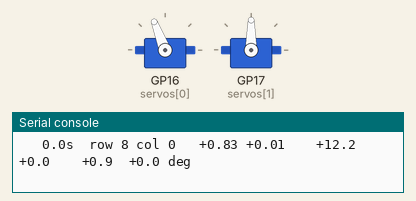
This program was run on a simulated Raspberry Pi Pico running MicroPython. On the bench: 2 × servo, the last lines printed to the serial console. Random numbers come from a fixed seed; the interpreter's speed is modelled, so counts of loop turns are approximate; servo angles are drawn from the pulse width (0.5 ms = 0°, 2.5 ms = 180°). At 20.0 s the program stops and its outputs stay as they are.

Above: at 0.17 s.
At 5.66 s:
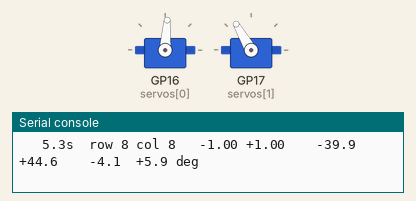
At 10.54 s:
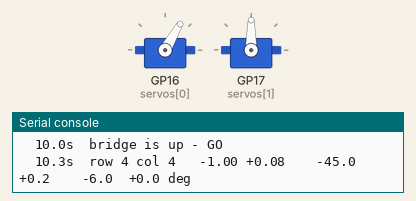
At 20.1 s:
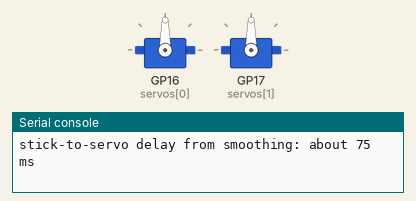
Timing chart, 0 to 21.5 s (numbered marks = the images above):
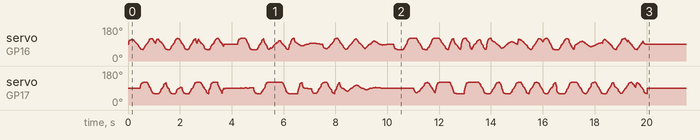

The program:

game_sim.py
```python
"""Labyrinth test run with fake input.

A pretend player steers a simulated ball from START to the 5-coin hole.
Its "joystick" goes through exactly the same control steps as
joystick_servos.py (deadzone, expo, smoothing, swing), and the real
servos move just as they would in the game.

Runs two ways
  Pico (Thonny, F5): the servos on GP16 (X) and GP17 (Y) move in real time
      while the Shell tells you what the player and the ball are doing.
  Computer (python3 game_sim.py [careful|reckless]): no servos, finishes
      instantly, prints the same story - handy for checking timings.

Wiring: same as servo_test.py, USB power only. Servo 2's white wire goes to
GP17 (pin 22); its red and black share pins 40 and 38. One servo is fine too.
The ball is simulated from the board tilt - nothing is actually rolling.
"""
import math
import random
import sys
import time

try:
    from machine import Pin, PWM
    ON_PICO = True
except ImportError:
    ON_PICO = False

# ---- the maze: a copy of MAZE in ../make_labyrinth.py (keep them the same)
MAZE = """
+---+---+---+---+---+---+---+---+---+
|       |               | 3 | X | 5 |
+   +   +   +---+   +---+   +   +   +
|   |       |   |   | 1 |       |   |
+   +   +---+   +   +   +   +   +   +
|   |           |           |       |
+   +---+---+---+---+---+---+---+---+
|   |       |                       |
+   +   +---+---+---+---+   +---+   +
|   |             T         | X     |
+   +---+   +---+---+---+   +---+   +
|           | X                 |   |
+---+---+---+---+---+---+---+---+   +
| X                 |           |   |
+---+   +---+   +---+   +---+   +   +
|       |   |   | X |   |   |   |   |
+---+   +   +   +   +   +   +   +   +
| S         |               |       |
+---+---+---+---+---+---+---+---+---+
"""
BOARD, T, N = 11.5, 0.125, 9         # inches, same as make_labyrinth.py
PITCH = (BOARD - T) / N
R = 0.3125                           # ball radius (5/8 in ball)
HOLE_D = {"5": 0.75, "3": 0.875, "1": 1.0, "X": 0.875}
COINS = {"5": 5, "3": 3, "1": 1, "X": 0}
TRAP_HALF = 0.5                      # trapdoor opening is 1 in square
BRIDGE_UP_S, BRIDGE_DOWN_S = 3.0, 2.0

# ---- control settings: the same numbers as joystick_servos.py
SWING, DEADZONE, EXPO, SMOOTH, LOOP_MS = 45.0, 0.06, 0.5, 0.4, 15
TRIM_X = TRIM_Y = 0.0
MIN_US, MAX_US, RANGE_DEG = 500, 2500, 270

# ---- mechanism and physics guesses
HORN_R, ARM_L = 0.5, 3.4      # pushrod on the 1/2 in horn hole, 3.4 in from pivot
SERVO_DEG_S = 400.0           # how fast the servo turns
G = 386.1                     # gravity, in/s^2
ROLL_DRAG = 3.0               # rolling resistance, in/s^2
BOUNCE = 0.3                  # share of speed kept after hitting a wall

# ---- the pretend player: top speed (in/s), reaction time (s), shakiness
PLAYERS = {"careful": (4.0, 0.25, 0.04), "reckless": (11.0, 0.15, 0.08)}
PLAYER = "reckless"
TIME_LIMIT_S = 180


# --------------------------------------------------------------- the maze
def parse(text):
    rows = text.strip("\n").split("\n")
    hw, vw, feat = set(), set(), {}
    for i in range(N + 1):
        for j in range(N):
            if rows[2 * i][4 * j + 1:4 * j + 4] == "---":
                hw.add((i, j))
    for i in range(N):
        for j in range(N + 1):
            if rows[2 * i + 1][4 * j] == "|":
                vw.add((i, j))
        for j in range(N):
            c = rows[2 * i + 1][4 * j + 2]
            if c != " ":
                feat[(i, j)] = c
    return hw, vw, feat


HW, VW, FEAT = parse(MAZE)


def gx(j):
    return T / 2 + j * PITCH


def gy(i):
    return BOARD - T / 2 - i * PITCH


def centre(cell):
    return gx(cell[1]) + PITCH / 2, gy(cell[0]) - PITCH / 2


def cell_of(x, y):
    j = int((x - T / 2) / PITCH)
    i = int((BOARD - T / 2 - y) / PITCH)
    return min(max(i, 0), N - 1), min(max(j, 0), N - 1)


def neighbours(cell):
    i, j = cell
    out = []
    if i > 0 and (i, j) not in HW:
        out.append((i - 1, j))
    if i < N - 1 and (i + 1, j) not in HW:
        out.append((i + 1, j))
    if j > 0 and (i, j) not in VW:
        out.append((i, j - 1))
    if j < N - 1 and (i, j + 1) not in VW:
        out.append((i, j + 1))
    return out


def route(start, goal):
    prev, todo = {start: None}, [start]
    while todo:
        c = todo.pop(0)
        if c == goal:
            break
        for nb in neighbours(c):
            if nb not in prev:
                prev[nb] = c
                todo.append(nb)
    path, c = [], goal
    while c is not None:
        path.append(c)
        c = prev[c]
    path.reverse()
    return path


def find(f):
    for c in FEAT:
        if FEAT[c] == f:
            return c
    return None


START, GOAL, TRAP = find("S"), find("5"), find("T")
PATH = route(START, GOAL)
ON_PATH = {c: k for k, c in enumerate(PATH)}
HOLES = [(centre(c)[0], centre(c)[1], HOLE_D[f] / 2, f)
         for c, f in FEAT.items() if f in HOLE_D]


def run_end(k):
    """Index of the last cell of the straight run that starts at PATH[k]."""
    if k >= len(PATH) - 1:
        return len(PATH) - 1
    di, dj = PATH[k + 1][0] - PATH[k][0], PATH[k + 1][1] - PATH[k][1]
    m = k + 1
    while (m + 1 < len(PATH) and PATH[m + 1][0] - PATH[m][0] == di
           and PATH[m + 1][1] - PATH[m][1] == dj):
        m += 1
    return m


# ------------------------------------------------- controls and mechanism
def shape(v):
    """Deadzone + expo, exactly as in joystick_servos.py."""
    if abs(v) < DEADZONE:
        return 0.0
    sign = 1 if v > 0 else -1
    v = (abs(v) - DEADZONE) / (1 - DEADZONE)
    return sign * ((1 - EXPO) * v + EXPO * v ** 3)


def board_tilt(servo_deg):
    """Servo angle -> board tilt (degrees) through the pushrod linkage."""
    s = HORN_R / ARM_L * math.sin(servo_deg * math.pi / 180)
    return math.asin(s) * 180 / math.pi


def clamp(v, lo, hi):
    return lo if v < lo else hi if v > hi else v


if ON_PICO:
    servos = [PWM(Pin(16)), PWM(Pin(17))]
    for s in servos:
        s.freq(50)


def go(axis, angle):
    if ON_PICO:
        us = (MIN_US + MAX_US) / 2 + angle * (MAX_US - MIN_US) / RANGE_DEG
        servos[axis].duty_ns(int(clamp(us, MIN_US, MAX_US) * 1000))


# ---------------------------------------------------------------- physics
def collide(x, y, vx, vy):
    i, j = cell_of(x, y)
    if (i, j + 1) in VW and x > gx(j + 1) - T / 2 - R:
        x, vx = gx(j + 1) - T / 2 - R, -vx * BOUNCE
    if (i, j) in VW and x < gx(j) + T / 2 + R:
        x, vx = gx(j) + T / 2 + R, -vx * BOUNCE
    i, j = cell_of(x, y)
    if (i, j) in HW and y > gy(i) - T / 2 - R:
        y, vy = gy(i) - T / 2 - R, -vy * BOUNCE
    if (i + 1, j) in HW and y < gy(i + 1) + T / 2 + R:
        y, vy = gy(i + 1) + T / 2 + R, -vy * BOUNCE
    return x, y, vx, vy


def roll(x, y, vx, vy, tilt_x, tilt_y, dt):
    ax = 5 / 7 * G * math.sin(tilt_x * math.pi / 180)
    ay = 5 / 7 * G * math.sin(tilt_y * math.pi / 180)
    speed = math.sqrt(vx * vx + vy * vy)
    if speed > ROLL_DRAG * dt:
        ax -= ROLL_DRAG * vx / speed
        ay -= ROLL_DRAG * vy / speed
    elif abs(ax) < ROLL_DRAG and abs(ay) < ROLL_DRAG:
        return x, y, 0.0, 0.0                 # too flat to start rolling
    vx += ax * dt
    vy += ay * dt
    return collide(x + vx * dt, y + vy * dt, vx, vy)


def fell_in(x, y, speed, t):
    for hx, hy, hr, f in HOLES:
        dx, dy = x - hx, y - hy
        if dx * dx + dy * dy < (hr - 0.03) ** 2 and speed < 25:
            return f
    if TRAP is not None:
        tx, ty = centre(TRAP)
        if (abs(x - tx) < TRAP_HALF - 0.05 and abs(y - ty) < TRAP_HALF - 0.05
                and not bridge_up(t)):
            return "T"
    return None


def bridge_up(t):
    return t % (BRIDGE_UP_S + BRIDGE_DOWN_S) < BRIDGE_UP_S


def bridge_left(t):
    return BRIDGE_UP_S - t % (BRIDGE_UP_S + BRIDGE_DOWN_S)


# ------------------------------------------------------------- the game
def play(player):
    vmax, react_s, shaky = PLAYERS[player]
    random.seed(1)
    dt = LOOP_MS / 1000
    x, y = centre(START)
    vx = vy = 0.0
    seen = [(x, y, vx, vy)] * max(1, int(react_s / dt))   # reaction delay
    fx = fy = 0.0                    # smoothed stick
    sv = [TRIM_X, TRIM_Y]            # where the servos actually are
    k, t, last_cell, waiting = 0, 0.0, None, False
    swing_seen, tilt_seen = 0.0, 0.0
    go(0, TRIM_X)
    go(1, TRIM_Y)
    print("%s player | top speed %.0f in/s, reaction %.2f s | route %d cells"
          % (player, vmax, react_s, len(PATH)))
    print("  time   cell       stick x/y      servo x/y      board tilt x/y")
    result = None
    while t < TIME_LIMIT_S:
        t0 = time.ticks_ms() if ON_PICO else 0

        # --- the player looks at where the ball was a moment ago
        ox, oy, ovx, ovy = seen.pop(0)
        cell = cell_of(ox, oy)
        if cell in ON_PATH and ON_PATH[cell] >= k - 1:
            k = ON_PATH[cell]
        m = run_end(k)
        if TRAP is not None and TRAP in ON_PATH:
            ti = ON_PATH[TRAP]
            cross_s = 2.5 * PITCH / vmax + 0.4
            if k < ti <= m and not (bridge_up(t) and bridge_left(t) > cross_s):
                m = ti - 1                        # stop before the trapdoor
                if not waiting and k == ti - 1:
                    print("%6.1fs  waiting for the trapdoor bridge..." % t)
                    waiting = True
            elif waiting and k >= ti - 1:
                print("%6.1fs  bridge is up - GO" % t)
                waiting = False
        tx, ty = centre(PATH[m])
        want_vx = clamp(2.0 * (tx - ox), -vmax, vmax)
        want_vy = clamp(2.0 * (ty - oy), -vmax, vmax)
        sx = clamp(0.35 * (want_vx - ovx)
                   + shaky * (random.getrandbits(8) / 127.5 - 1), -1, 1)
        sy = clamp(0.35 * (want_vy - ovy)
                   + shaky * (random.getrandbits(8) / 127.5 - 1), -1, 1)

        # --- same control steps as the real game loop
        fx += SMOOTH * (shape(sx) - fx)
        fy += SMOOTH * (shape(sy) - fy)
        cmd = [TRIM_X + SWING * fx, TRIM_Y + SWING * fy]
        go(0, cmd[0])
        go(1, cmd[1])

        # --- servos turn toward the command, board tilts, ball rolls
        tilt = []
        for a in (0, 1):
            step = SERVO_DEG_S * dt
            sv[a] += clamp(cmd[a] - sv[a], -step, step)
            tilt.append(board_tilt(sv[a]))
            swing_seen = max(swing_seen, abs(sv[a]))
        tilt_seen = max(tilt_seen, abs(tilt[0]), abs(tilt[1]))
        for _ in range(3):
            x, y, vx, vy = roll(x, y, vx, vy, tilt[0], tilt[1], dt / 3)
        seen.append((x, y, vx, vy))
        t += dt

        now = cell_of(x, y)
        if now != last_cell:
            print("%6.1fs  row %d col %d   %+.2f %+.2f   %+6.1f %+6.1f"
                  "   %+5.1f %+5.1f deg"
                  % (t, now[0], now[1], sx, sy, cmd[0], cmd[1],
                     tilt[0], tilt[1]))
            last_cell = now
        result = fell_in(x, y, math.sqrt(vx * vx + vy * vy), t)
        if result:
            break
        if ON_PICO:
            time.sleep_ms(max(0, LOOP_MS - time.ticks_diff(time.ticks_ms(),
                                                            t0)))

    go(0, TRIM_X)
    go(1, TRIM_Y)
    lag_ms = math.ceil(math.log(0.1) / math.log(1 - SMOOTH)) * LOOP_MS
    print("")
    if result in COINS and COINS[result] > 0:
        print("RESULT: WIN - %d COINS after %.1f s" % (COINS[result], t))
    elif result == "X":
        print("RESULT: LOSS hole after %.1f s" % t)
    elif result == "T":
        print("RESULT: fell through the TRAPDOOR after %.1f s" % t)
    else:
        print("RESULT: ran out of time (%d s)" % TIME_LIMIT_S)
    print("servos swung up to %.0f deg, board tilted up to %.1f deg"
          % (swing_seen, tilt_seen))
    print("stick-to-servo delay from smoothing: about %d ms" % lag_ms)
    return result, t


if __name__ == "__main__":
    who = PLAYER
    if not ON_PICO and len(sys.argv) > 1 and sys.argv[1] in PLAYERS:
        who = sys.argv[1]
    play(who)
```
